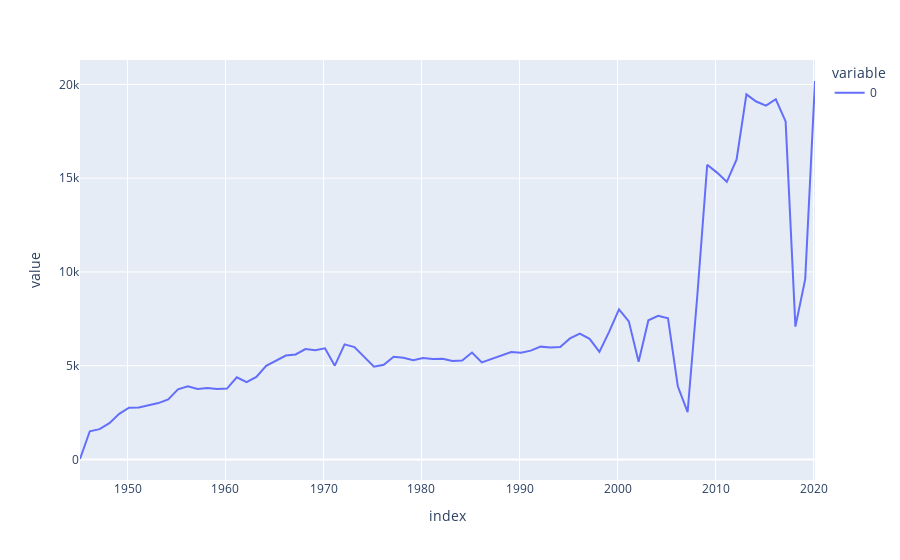

Notebook code for this chart:
### Markdown cell above
### Some Exploration

### Code cell
k = api.search_for(" ", "content",limit = 0, facet_time = "1year")
k.get_facets().plot(backend = "plotly")
